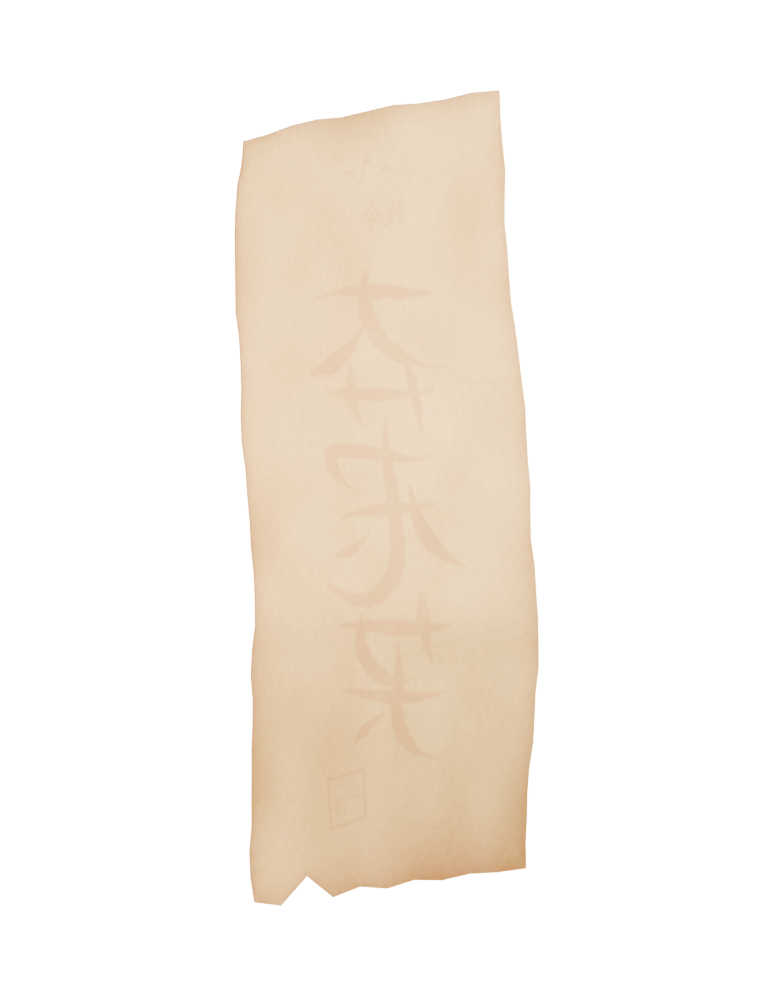
#> input picture experiment/ArtSource/Weapons/Talisman1104/Render_Back.png, 760 x 1000 px, given in place of T_Talisman_Front.png, which was not available
$ python assemble_talisman.py atlas
#> lines starting #> are read from the running program, lines starting #| are printed output that depends on the picture
"""Pack the two authored paper textures and lay out the Blender preview renders."""
import argparse
import math
from pathlib import Path

from PIL import Image, ImageDraw, ImageFont


ROOT = Path(__file__).resolve().parent
FONT = Path(r"C:\Windows\Fonts\msyh.ttc")
BOLD = Path(r"C:\Windows\Fonts\msyhbd.ttc")


def pack_atlas():
    atlas = Image.new("RGB", (2048, 2048), (132, 87, 36))
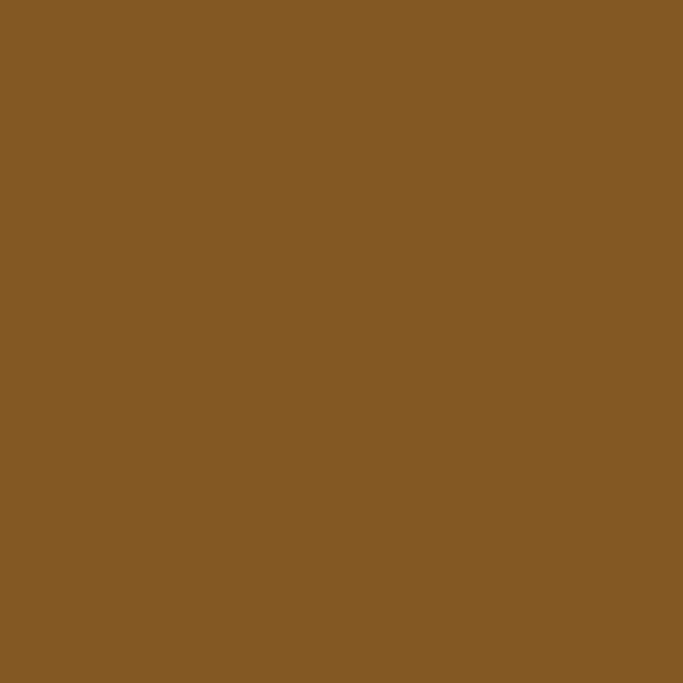
#> atlas: PIL image 2048x2048 RGB (shown at 1/3 size); mean R, G, B 132, 87, 36
    for name, x in (("Front", 16), ("Back", 1072)):
        with Image.open(ROOT / f"T_Talisman_{name}.png") as source:
#> source is the input picture: PIL image 760x1000 RGBA; mean R, G, B, A 65.2, 58.8, 51.2, 71.8
            image = source.convert("RGB").resize((960, 2016), Image.Resampling.LANCZOS)
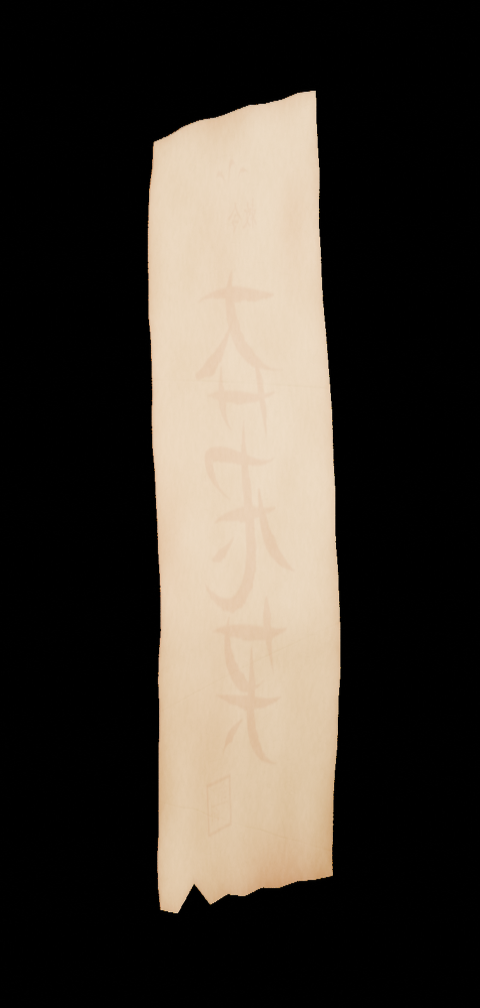
#> image: PIL image 960x2016 RGB (shown at 1/2 size); mean R, G, B 65.2, 58.8, 51.2
        atlas.paste(image, (x, 16))
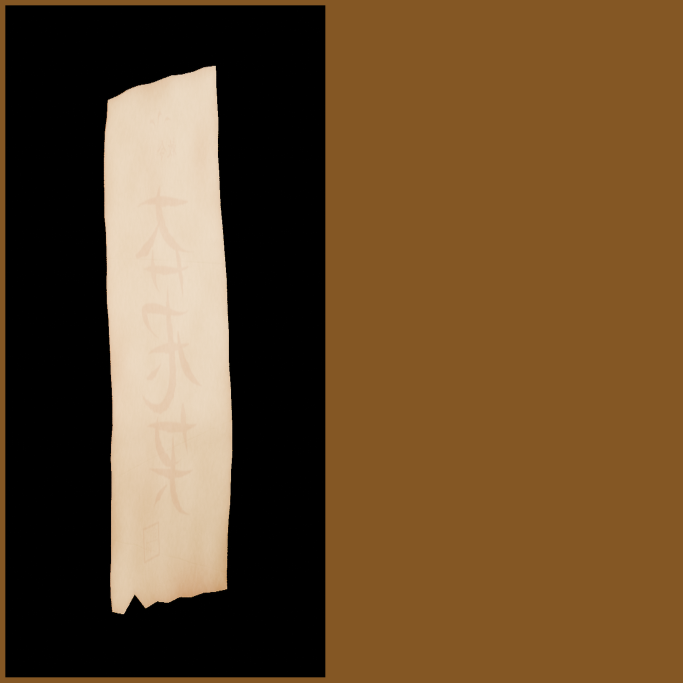
#> atlas: PIL image 2048x2048 RGB (shown at 1/3 size); mean R, G, B 101.2, 74, 43
        atlas.paste(image.crop((0, 0, 960, 1)).resize((960, 16)), (x, 0))
        atlas.paste(image.crop((0, 2015, 960, 2016)).resize((960, 16)), (x, 2032))
        atlas.paste(image.crop((0, 0, 1, 2016)).resize((16, 2016)), (x - 16, 16))
        atlas.paste(image.crop((959, 0, 960, 2016)).resize((16, 2016)), (x + 960, 16))
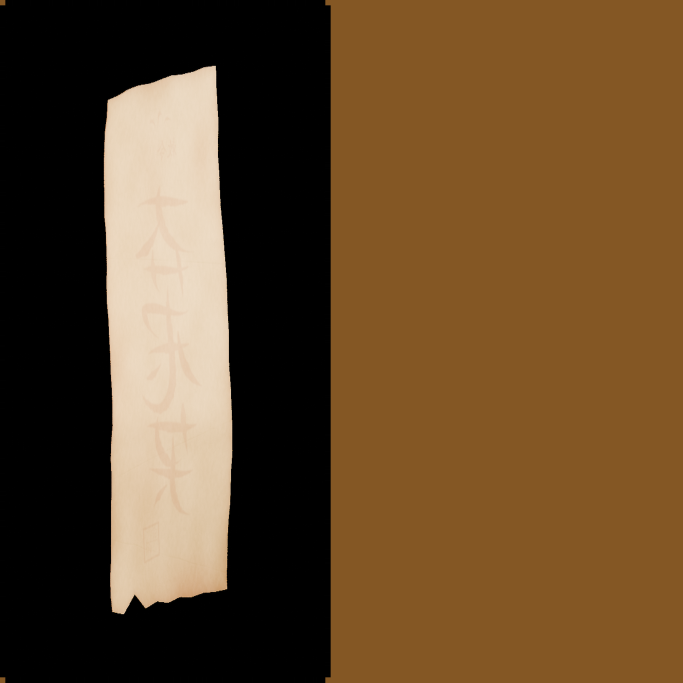
#> atlas: PIL image 2048x2048 RGB (shown at 1/3 size); mean R, G, B 98.2, 72, 42.2
#> pass 2 of the loop in pack_atlas, `for name, x in (("Front", 16), ("Back", 1072)):`:
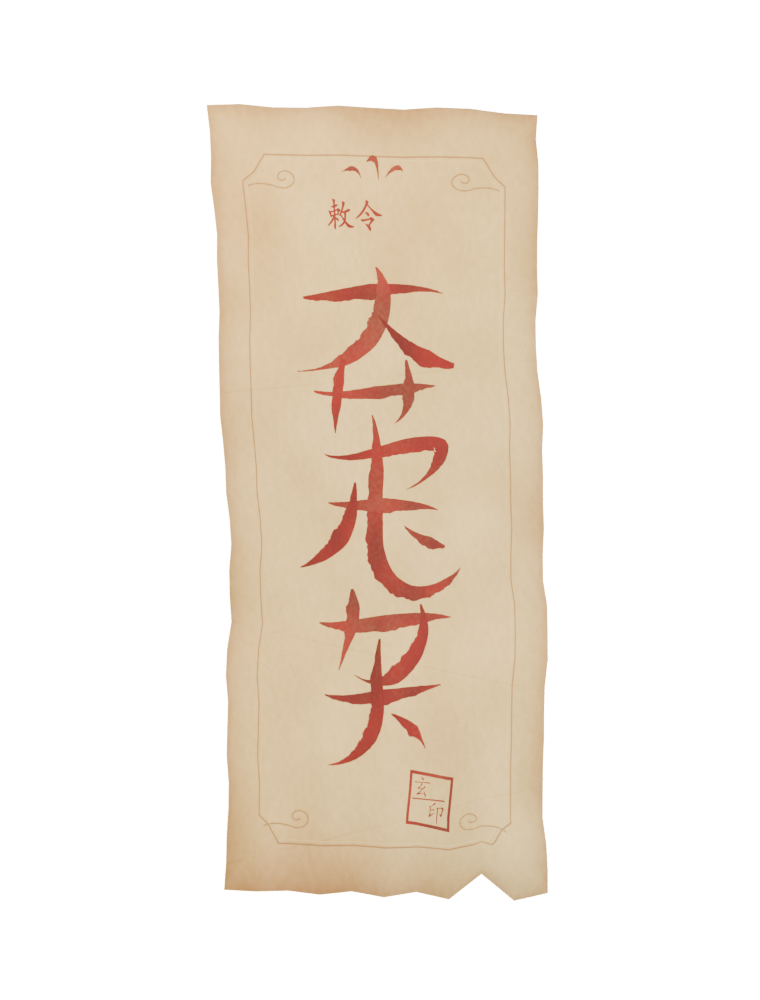
#> input picture experiment/ArtSource/Weapons/Talisman1104/Render_Front.png, 760 x 1000 px, given in place of T_Talisman_Back.png, which was not available
#> in pack_atlas, source is the input picture: PIL image 760x1000 RGBA; mean R, G, B, A 70.7, 62.3, 53.3, 83.7
#> in pack_atlas, `image = source.convert("RGB").resize((960, 2016), Image.Resampling.LAN..`:
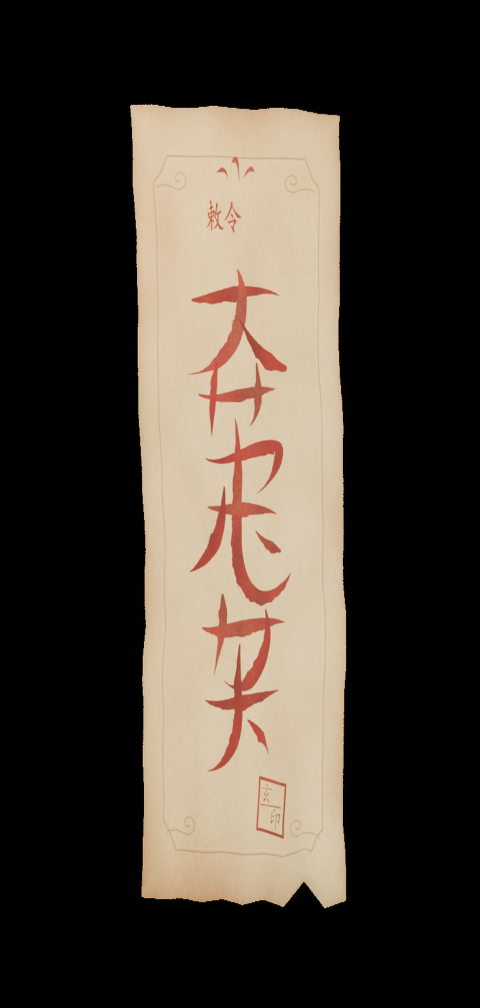
#> image: PIL image 960x2016 RGB (shown at 1/2 size); mean R, G, B 70.7, 62.4, 53.3
#> in pack_atlas, `atlas.paste(image.crop((959, 0, 960, 2016)).resize((16, 2016)), (x + 9..`:
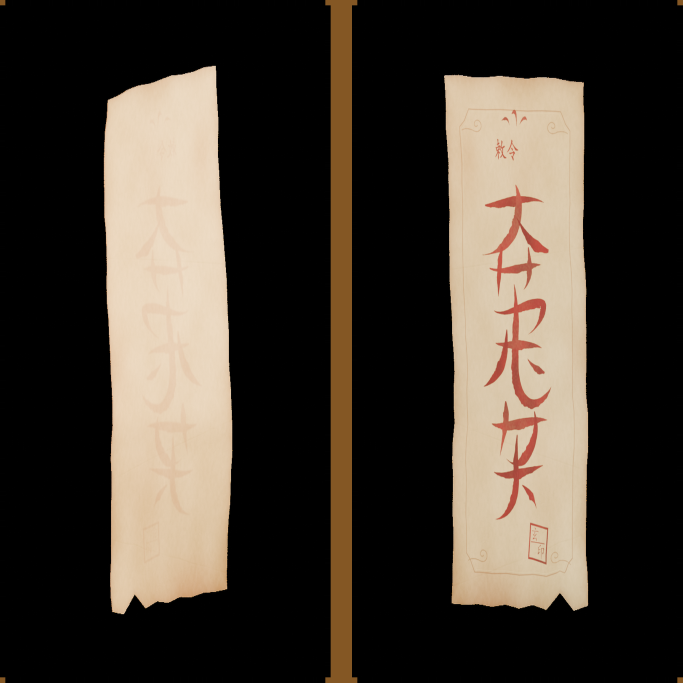
#> atlas: PIL image 2048x2048 RGB (shown at 1/3 size); mean R, G, B 66.9, 58.7, 49.4
    atlas.save(ROOT / "T_Talisman_Atlas.png", optimize=True)


# [37 lines left out: function layout_preview, not called in this run]


parser = argparse.ArgumentParser()
parser.add_argument("step", choices=("atlas", "preview"))
options = parser.parse_args()
(pack_atlas if options.step == "atlas" else layout_preview)()
